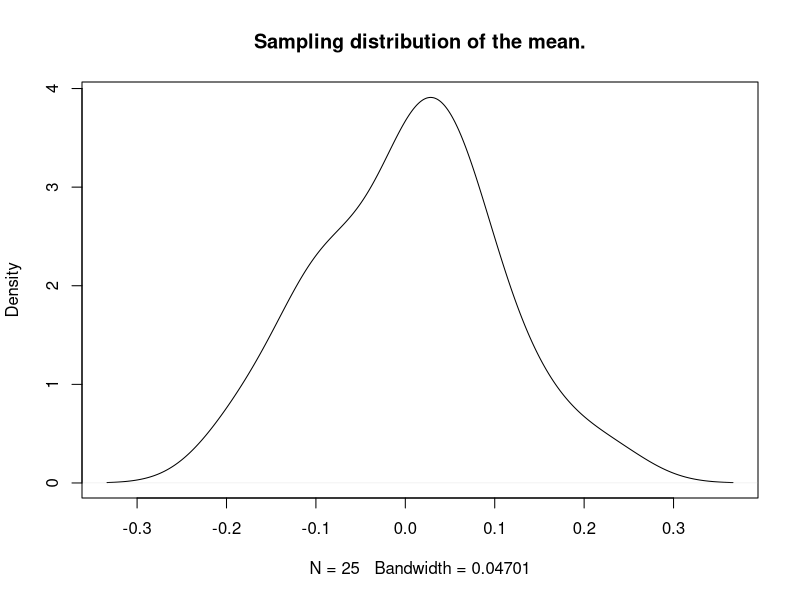
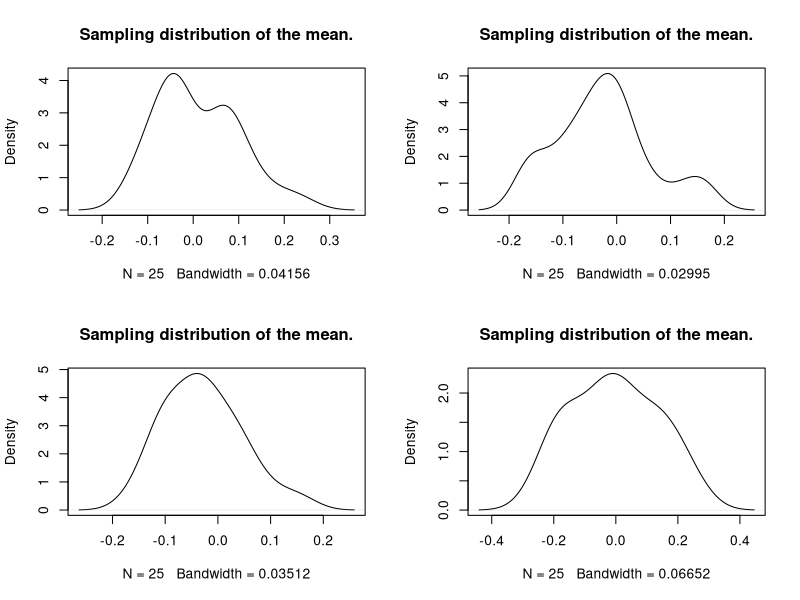
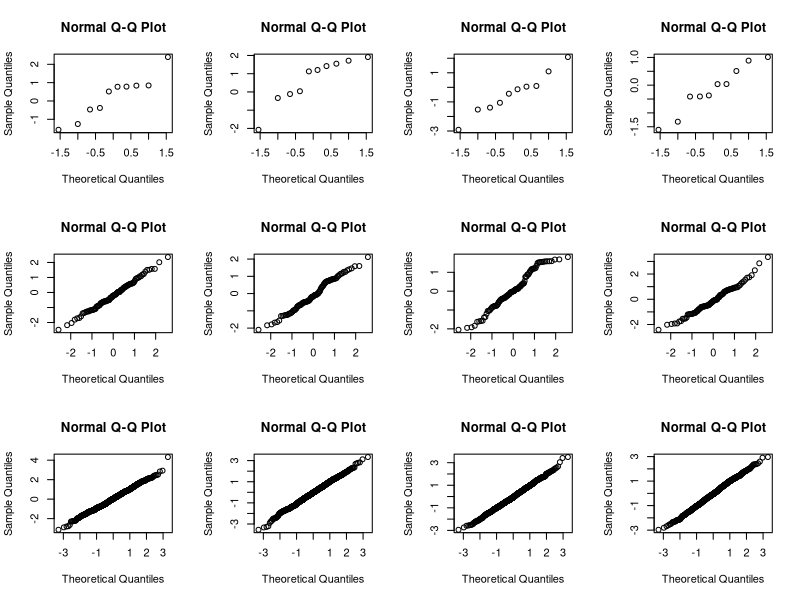
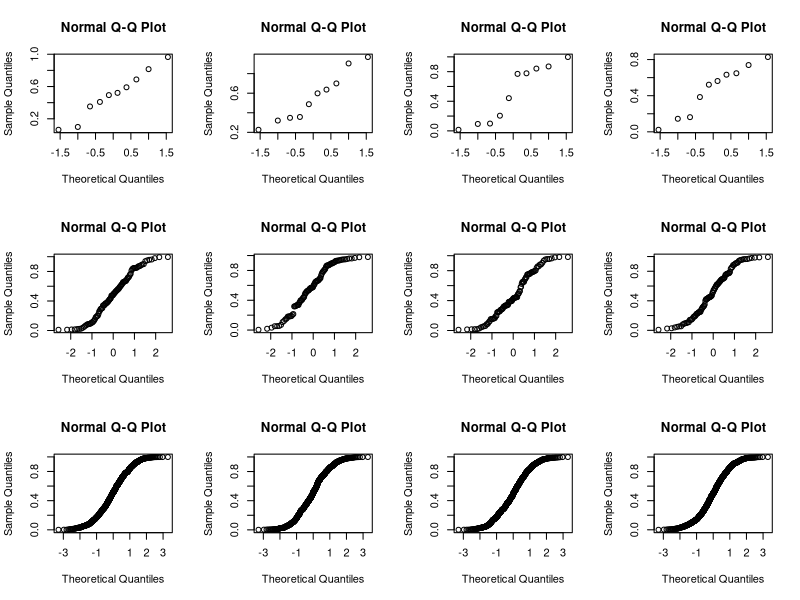
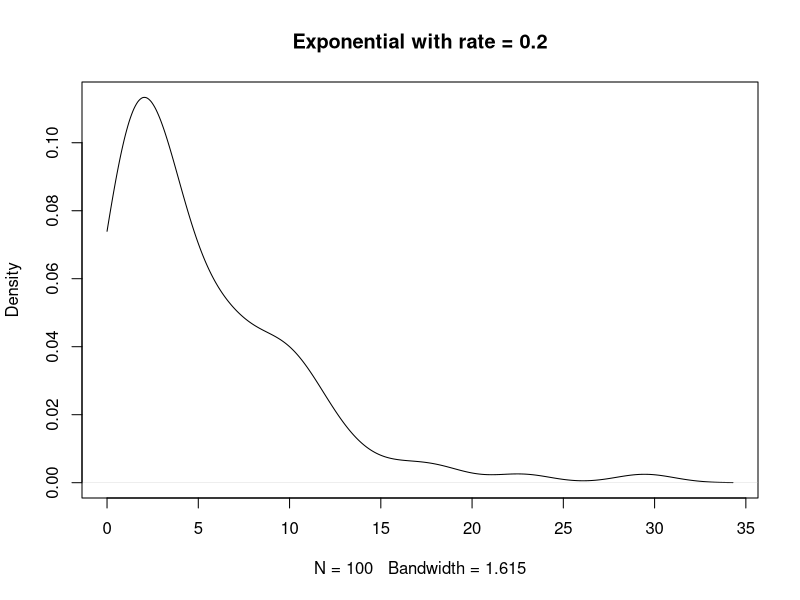
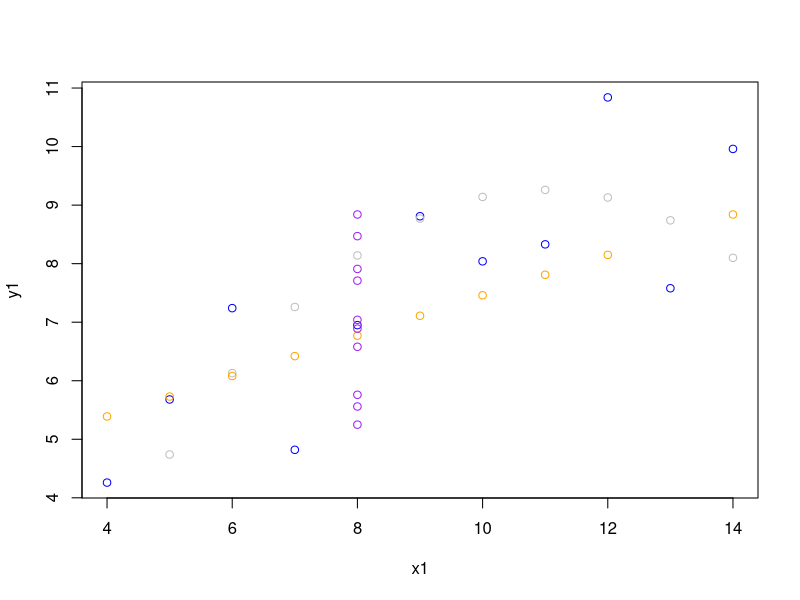
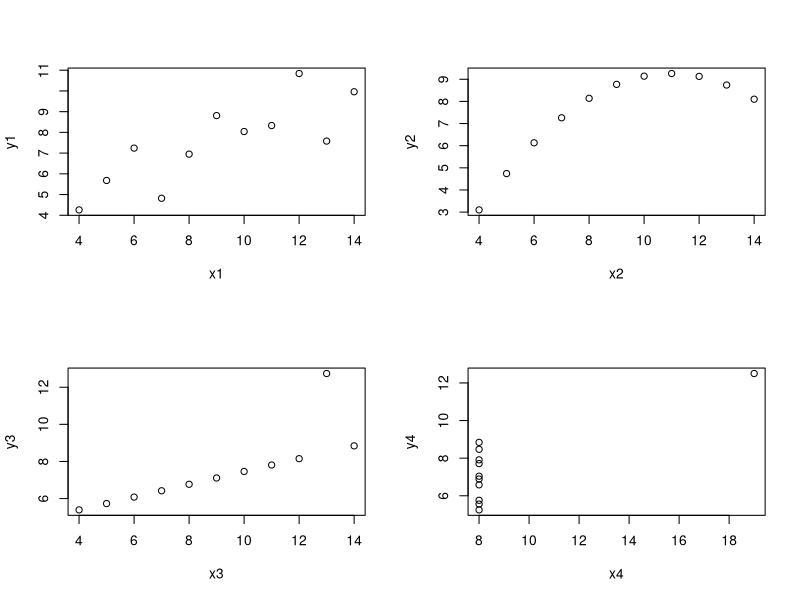

These charts were generated, in order, by the following R code:
## ---- chunk 1
printAnswers <- TRUE
## ---- chunk 2
library(MASS)
library(plyr)
library(dplyr)
library(magrittr)
library(ggplot2)
## ---- chunk 3
#set random seed, make things reproducible
set.seed(123)
## ---- chunk 4
# Make an empty matrix. 
design <- matrix(NA, 7, 4)

# Name the columns and rows. 
colnames(design) <- paste("condition", 1:4, sep=" ")
rownames(design) <- paste("manipulation",  1:7, sep=" ")

# Put a random ordering in each column.
for(j in 1:ncol(design)) {
    design[, j] <- sample(1:7, replace=FALSE)
}

design
## ---- chunk 5
# Get random numbers.
y <- rnorm(100)
## ---- chunk 6
mean(y)
sd(y)
## ---- chunk 7
# Repeat the sampling of numbers 25 times, each time getting the mean.
av <- numeric(25)
for(i in 1:25) {
    av[i] <- mean(rnorm(100))
}

# Standard error of sample mean.
sd(av) 
## ---- chunk 8
samples <- rlply(.n = 25, rnorm(100, mean = 0, sd = 1))
## ---- chunk 9
av <- sapply(samples, mean)
sd(av) # Standard error of sample mean.
## ---- chunk 10
# Create a function for sd of sample means
mean.av <- function(n = 100, reps = 25) {
    
  # Make an empty vector. 
  av <- numeric(reps)
  
  for(i in 1:reps) {
      
    # Make a random standard normal dataset of size n.
    y     <- rnorm(n)
    
    # Compute and save the mean. 
    av[i] <- mean(y)
  }
  
  # Return the vector of means. 
  av
}

sd(mean.av())
## ---- chunk 11
# Create a function for sd of sample means
mean.av <- function(n = 100, reps = 25) {
  rlply(.n = reps, rnorm(n, mean = 0, sd = 1)) %>%
    sapply(mean)
}

sd(mean.av())
## ---- chunk 12
# Create a function for sd of sample means
mean.av <- function(n = 100, reps = 25, plotDens = TRUE) {
    
  # Make an empty vector. 
  av <- numeric(reps)
  
  for(i in 1:reps) {
      
    # Make a random standard normal dataset of size n.
    y     <- rnorm(n)
    
    # Compute and save the mean. 
    av[i] <- mean(y)
  }
  
  if (plotDens) {
      plot(density(av), main = "Sampling distribution of the mean.")
  }
  
  # Return the vector of means. 
  av
}
## ---- chunk 13
# Create a function for sd of sample means
mean.av <- function(n = 100, reps = 25, plotDens = TRUE) {
  av <- 
    rlply(.n = reps, rnorm(n, mean = 0, sd = 1)) %>%
    sapply(mean) 
  if (plotDens) {
    density(av) %>%
      plot(main = "Sampling distribution of the mean.")
  }
  return(av)
}

sd(mean.av())
## ---- chunk 14
par(mfrow = c(2, 2))
mean.av()
mean.av()
mean.av()
mean.av()
## ---- chunk 15
par(mfrow = c(1, 1))
## ---- chunk 16
rnorm(20, 100, 10)
## ---- chunk 17
par(mfrow=c(3, 4))

for (i in 1:3) {
  for (j in 1:4) {
    qqnorm(rnorm(10^i))
  }
}
## ---- chunk 18
par(mfrow=c(3, 4))

for (i in 1:3) {
  for (j in 1:4) {
    qqnorm(runif(10^i))
  }
}

par(mfrow=c(1, 1))
## ---- chunk 19
# Simulate numbers 
data <- rexp(100, .2) 

# Plot the data 
data %>%
  density(from = 0) %>%
  plot(main="Exponential with rate = 0.2")

# Comparison.
c("sample.mean" = mean(data), "pop.mean" = 1 / .2)
## ---- chunk 20
fit1 <- anscombe %$%
  lm(y1 ~ x1)
fit2 <- anscombe %$%
  lm(y2 ~ x2)
fit3 <- anscombe %$%
  lm(y3 ~ x3)
fit4 <- anscombe %$%
  lm(y4 ~ x4)
## ---- chunk 21
out <- data.frame(fit1 = coef(fit1),
                  fit2 = coef(fit2),
                  fit3 = coef(fit3),
                  fit4 = coef(fit4))
row.names(out) <- names(coef(fit1))
out
## ---- chunk 22
plot(y1 ~ x1, col = "blue", data = anscombe)
points(y2 ~ x2, col = "gray", data = anscombe)
points(y3 ~ x3, col = "orange", data = anscombe)
points(y4 ~ x4, col = "purple", data = anscombe)
## ---- chunk 23
par(mfrow = c(2, 2))
plot(y1 ~ x1, data = anscombe)
plot(y2 ~ x2, data = anscombe)
plot(y3 ~ x3, data = anscombe)
plot(y4 ~ x4, data = anscombe)
